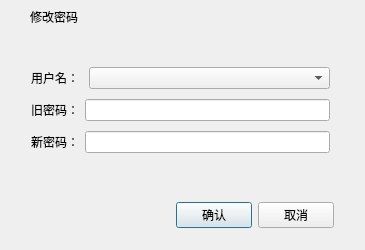
<?xml version="1.0" encoding="UTF-8"?>
<ui version="4.0">
 <class>FrmEditUserPwd</class>
 <widget class="QDialog" name="FrmEditUserPwd">
  <property name="geometry">
   <rect>
    <x>0</x>
    <y>0</y>
    <width>365</width>
    <height>250</height>
   </rect>
  </property>
  <property name="windowTitle">
   <string>修改密码</string>
  </property>
  <layout class="QGridLayout" name="gridLayout">
   <property name="leftMargin">
    <number>0</number>
   </property>
   <property name="topMargin">
    <number>0</number>
   </property>
   <property name="rightMargin">
    <number>0</number>
   </property>
   <property name="bottomMargin">
    <number>0</number>
   </property>
   <property name="spacing">
    <number>0</number>
   </property>
   <item row="0" column="0">
    <widget class="QWidget" name="widget_title" native="true">
     <property name="sizePolicy">
      <sizepolicy hsizetype="Preferred" vsizetype="Fixed">
       <horstretch>0</horstretch>
       <verstretch>0</verstretch>
      </sizepolicy>
     </property>
     <property name="minimumSize">
      <size>
       <width>100</width>
       <height>33</height>
      </size>
     </property>
     <layout class="QHBoxLayout" name="horizontalLayout_2">
      <property name="spacing">
       <number>0</number>
      </property>
      <property name="leftMargin">
       <number>0</number>
      </property>
      <property name="topMargin">
       <number>0</number>
      </property>
      <property name="rightMargin">
       <number>0</number>
      </property>
      <property name="bottomMargin">
       <number>0</number>
      </property>
      <item>
       <widget class="QLabel" name="lab_Ico">
        <property name="sizePolicy">
         <sizepolicy hsizetype="Minimum" vsizetype="Preferred">
          <horstretch>0</horstretch>
          <verstretch>0</verstretch>
         </sizepolicy>
        </property>
        <property name="minimumSize">
         <size>
          <width>30</width>
          <height>0</height>
         </size>
        </property>
        <property name="text">
         <string/>
        </property>
        <property name="alignment">
         <set>Qt::AlignCenter</set>
        </property>
       </widget>
      </item>
      <item>
       <widget class="QLabel" name="lab_Title">
        <property name="sizePolicy">
         <sizepolicy hsizetype="Expanding" vsizetype="Preferred">
          <horstretch>0</horstretch>
          <verstretch>0</verstretch>
         </sizepolicy>
        </property>
        <property name="styleSheet">
         <string notr="true">font: 10pt &quot;微软雅黑&quot;;</string>
        </property>
        <property name="text">
         <string>修改密码</string>
        </property>
        <property name="alignment">
         <set>Qt::AlignLeading|Qt::AlignLeft|Qt::AlignVCenter</set>
        </property>
       </widget>
      </item>
      <item>
       <widget class="QWidget" name="widget_menu" native="true">
        <property name="sizePolicy">
         <sizepolicy hsizetype="Minimum" vsizetype="Preferred">
          <horstretch>0</horstretch>
          <verstretch>0</verstretch>
         </sizepolicy>
        </property>
        <layout class="QHBoxLayout" name="horizontalLayout">
         <property name="spacing">
          <number>0</number>
         </property>
         <property name="leftMargin">
          <number>0</number>
         </property>
         <property name="topMargin">
          <number>0</number>
         </property>
         <property name="rightMargin">
          <number>0</number>
         </property>
         <property name="bottomMargin">
          <number>0</number>
         </property>
         <item>
          <widget class="QPushButton" name="btnMenu">
           <property name="enabled">
            <bool>false</bool>
           </property>
           <property name="sizePolicy">
            <sizepolicy hsizetype="Minimum" vsizetype="Expanding">
             <horstretch>0</horstretch>
             <verstretch>0</verstretch>
            </sizepolicy>
           </property>
           <property name="minimumSize">
            <size>
             <width>31</width>
             <height>0</height>
            </size>
           </property>
           <property name="cursor">
            <cursorShape>ArrowCursor</cursorShape>
           </property>
           <property name="focusPolicy">
            <enum>Qt::NoFocus</enum>
           </property>
           <property name="toolTip">
            <string/>
           </property>
           <property name="text">
            <string/>
           </property>
           <property name="flat">
            <bool>true</bool>
           </property>
          </widget>
         </item>
         <item>
          <widget class="QPushButton" name="btnMenu_Max">
           <property name="enabled">
            <bool>false</bool>
           </property>
           <property name="sizePolicy">
            <sizepolicy hsizetype="Minimum" vsizetype="Expanding">
             <horstretch>0</horstretch>
             <verstretch>0</verstretch>
            </sizepolicy>
           </property>
           <property name="minimumSize">
            <size>
             <width>31</width>
             <height>0</height>
            </size>
           </property>
           <property name="cursor">
            <cursorShape>ArrowCursor</cursorShape>
           </property>
           <property name="focusPolicy">
            <enum>Qt::NoFocus</enum>
           </property>
           <property name="toolTip">
            <string/>
           </property>
           <property name="text">
            <string/>
           </property>
           <property name="flat">
            <bool>true</bool>
           </property>
          </widget>
         </item>
         <item>
          <widget class="QPushButton" name="btnMenu_Min">
           <property name="sizePolicy">
            <sizepolicy hsizetype="Minimum" vsizetype="Expanding">
             <horstretch>0</horstretch>
             <verstretch>0</verstretch>
            </sizepolicy>
           </property>
           <property name="minimumSize">
            <size>
             <width>31</width>
             <height>0</height>
            </size>
           </property>
           <property name="cursor">
            <cursorShape>ArrowCursor</cursorShape>
           </property>
           <property name="focusPolicy">
            <enum>Qt::NoFocus</enum>
           </property>
           <property name="toolTip">
            <string>最小化</string>
           </property>
           <property name="text">
            <string/>
           </property>
           <property name="flat">
            <bool>true</bool>
           </property>
          </widget>
         </item>
         <item>
          <widget class="QPushButton" name="btnMenu_Close">
           <property name="sizePolicy">
            <sizepolicy hsizetype="Minimum" vsizetype="Expanding">
             <horstretch>0</horstretch>
             <verstretch>0</verstretch>
            </sizepolicy>
           </property>
           <property name="minimumSize">
            <size>
             <width>40</width>
             <height>0</height>
            </size>
           </property>
           <property name="cursor">
            <cursorShape>ArrowCursor</cursorShape>
           </property>
           <property name="focusPolicy">
            <enum>Qt::NoFocus</enum>
           </property>
           <property name="toolTip">
            <string>关闭</string>
           </property>
           <property name="text">
            <string/>
           </property>
           <property name="flat">
            <bool>true</bool>
           </property>
          </widget>
         </item>
        </layout>
       </widget>
      </item>
     </layout>
    </widget>
   </item>
   <item row="1" column="0">
    <widget class="QWidget" name="widget_main" native="true">
     <property name="styleSheet">
      <string notr="true">font: 10pt &quot;微软雅黑&quot;;</string>
     </property>
     <widget class="QWidget" name="layoutWidget">
      <property name="geometry">
       <rect>
        <x>31</x>
        <y>30</y>
        <width>299</width>
        <height>95</height>
       </rect>
      </property>
      <layout class="QVBoxLayout" name="verticalLayout">
       <item>
        <layout class="QHBoxLayout" name="horizontalLayout_5">
         <item>
          <widget class="QLabel" name="label">
           <property name="maximumSize">
            <size>
             <width>52</width>
             <height>16777215</height>
            </size>
           </property>
           <property name="text">
            <string>用户名：</string>
           </property>
          </widget>
         </item>
         <item>
          <widget class="QComboBox" name="cbUserName"/>
         </item>
        </layout>
       </item>
       <item>
        <layout class="QHBoxLayout" name="horizontalLayout_4">
         <item>
          <widget class="QLabel" name="label_2">
           <property name="maximumSize">
            <size>
             <width>52</width>
             <height>16777215</height>
            </size>
           </property>
           <property name="text">
            <string>旧密码：</string>
           </property>
          </widget>
         </item>
         <item>
          <widget class="QLineEdit" name="txtOldPwd">
           <property name="text">
            <string/>
           </property>
           <property name="echoMode">
            <enum>QLineEdit::Password</enum>
           </property>
          </widget>
         </item>
        </layout>
       </item>
       <item>
        <layout class="QHBoxLayout" name="horizontalLayout_3">
         <item>
          <widget class="QLabel" name="label_3">
           <property name="maximumSize">
            <size>
             <width>52</width>
             <height>16777215</height>
            </size>
           </property>
           <property name="text">
            <string>新密码：</string>
           </property>
          </widget>
         </item>
         <item>
          <widget class="QLineEdit" name="txtNewPwd">
           <property name="text">
            <string/>
           </property>
           <property name="echoMode">
            <enum>QLineEdit::Password</enum>
           </property>
          </widget>
         </item>
        </layout>
       </item>
      </layout>
     </widget>
     <widget class="QWidget" name="layoutWidget">
      <property name="geometry">
       <rect>
        <x>176</x>
        <y>168</y>
        <width>158</width>
        <height>29</height>
       </rect>
      </property>
      <layout class="QHBoxLayout" name="horizontalLayout_6">
       <item>
        <widget class="QPushButton" name="btnOK">
         <property name="text">
          <string>确认</string>
         </property>
        </widget>
       </item>
       <item>
        <widget class="QPushButton" name="btnCancel">
         <property name="text">
          <string>取消</string>
         </property>
        </widget>
       </item>
      </layout>
     </widget>
    </widget>
   </item>
  </layout>
 </widget>
 <resources/>
 <connections/>
</ui>
